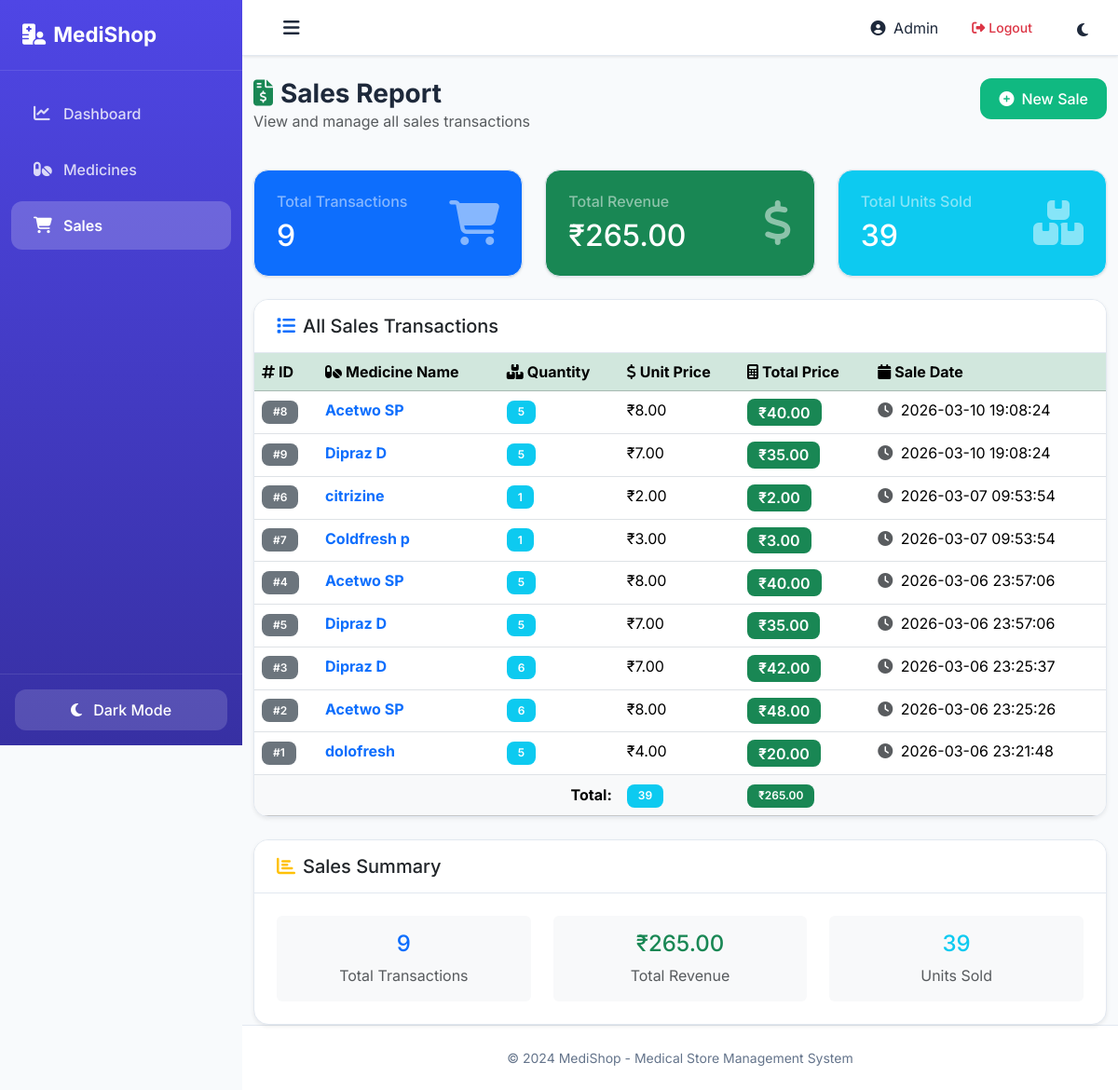
The app's page /sales_list (signed in) with its own data.
### tables this page shows
CREATE TABLE sales (
            id INTEGER PRIMARY KEY AUTOINCREMENT,
            medicine_id INTEGER NOT NULL,
            medicine_name TEXT NOT NULL,
            quantity_sold INTEGER NOT NULL,
            total_price REAL NOT NULL,
            sale_date TEXT NOT NULL, transaction_id TEXT NOT NULL DEFAULT "",
            FOREIGN KEY (medicine_id) REFERENCES medicines (id)
        );

### app.py (the view)
@app.route('/sales_list')
@login_required
def sales_list():
    conn = get_db_connection()
    cursor = conn.cursor()
    cursor.execute('SELECT * FROM sales ORDER BY sale_date DESC')
    sales = cursor.fetchall()
    conn.close()
    return render_template('sales_list.html', sales=sales, datetime=datetime)

### app.py (called while the page is built)
def get_db_connection():
    conn = sqlite3.connect(DATABASE)
    conn.row_factory = sqlite3.Row
    return conn

def login_required(f):
    @wraps(f)
    def decorated_function(*args, **kwargs):
        if 'logged_in' not in session:
            flash('Please login to access this page.', 'error')
            return redirect(url_for('login'))
        return f(*args, **kwargs)
    return decorated_function

@app.context_processor
def inject_user():
    return dict(logged_in=session.get('logged_in', False))

### templates/sales_list.html (shortened to what this page needs)
{% extends "base.html" %}
{% block content %}
<div class="container-fluid">
    <div class="row mt-4 mb-4">
        <div class="col-md-6">
            <h2 class="page-title">
                <i class="fas fa-file-invoice-dollar me-2 text-success"></i>Sales Report
            </h2>
            <p class="text-muted">View and manage all sales transactions</p>
        </div>
        <div class="col-md-6 text-md-end">
            <a href="{{ url_for('add_sale') }}" class="btn btn-success">
                <i class="fas fa-plus-circle me-2"></i>New Sale
            </a>
        </div>
    </div>
    <div class="row g-4 mb-4">
        <div class="col-md-4">
            <div class="card bg-primary text-white">
                <div class="card-body">
                    <div class="d-flex justify-content-between align-items-center">
                        <div>
                            <h6 class="text-white-50 mb-2">Total Transactions</h6>
                            <h2 class="mb-0">{{ sales|length }}</h2>
                        </div>
                        <i class="fas fa-shopping-cart fa-3x text-white-50"></i>
                    </div>
                </div>
            </div>
        </div>
        <div class="col-md-4">
            <div class="card bg-success text-white">
                <div class="card-body">
                    <div class="d-flex justify-content-between align-items-center">
                        <div>
                            <h6 class="text-white-50 mb-2">Total Revenue</h6>
<h2 class="mb-0">₹{{ "%.2f"|format(sales|sum(attribute='total_price')|float) }}</h2>
                        </div>
                        <i class="fas fa-dollar-sign fa-3x text-white-50"></i>
                    </div>
                </div>
            </div>
        </div>
        <div class="col-md-4">
            <div class="card bg-info text-white">
                <div class="card-body">
                    <div class="d-flex justify-content-between align-items-center">
                        <div>
                            <h6 class="text-white-50 mb-2">Total Units Sold</h6>
                            <h2 class="mb-0">{{ sales|sum(attribute='quantity_sold') }}</h2>
                        </div>
                        <i class="fas fa-boxes fa-3x text-white-50"></i>
                    </div>
                </div>
            </div>
        </div>
    </div>
    <div class="card shadow-sm">
        <div class="card-header bg-white">
            <h5 class="mb-0">
                <i class="fas fa-list me-2 text-primary"></i>All Sales Transactions
            </h5>
        </div>
        <div class="card-body p-0">
            {% if sales %}
                <div class="table-responsive">
                    <table class="table table-hover mb-0">
                        <thead class="table-success">
                            <tr>
                                <th><i class="fas fa-hashtag me-1"></i>ID</th>
                                <th><i class="fas fa-pills me-1"></i>Medicine Name</th>
                                <th><i class="fas fa-boxes me-1"></i>Quantity</th>
                                <th><i class="fas fa-dollar-sign me-1"></i>Unit Price</th>
                                <th><i class="fas fa-calculator me-1"></i>Total Price</th>
                                <th><i class="fas fa-calendar me-1"></i>Sale Date</th>
                            </tr>
                        </thead>
                        <tbody>
                            {% for sale in sales %}
                            <tr>
                                <td>
                                    <span class="badge bg-secondary">#{{ sale.id }}</span>
                                </td>
                                <td>
                                    <strong class="text-primary">{{ sale.medicine_name }}</strong>
                                </td>
<td>
                                    <span class="badge bg-info">{{ sale.quantity_sold }}</span>
                                </td>
                                <td>
                                    ₹{{ "%.2f"|format(sale.total_price / sale.quantity_sold) }}
                                </td>
                                <td>
                                    <span class="badge bg-success fs-6">
                                        ₹{{ "%.2f"|format(sale.total_price) }}
                                    </span>
                                </td>
                                <td>
                                    <i class="fas fa-clock text-muted me-1"></i>
                                    {{ sale.sale_date }}
                                </td>
                            </tr>
                            {% endfor %}
                        </tbody>
                        <tfoot class="table-light">
                            <tr>
                                <th colspan="3" class="text-end">Total:</th>
                                <th><span class="badge bg-info">{{ sales|sum(attribute='quantity_sold') }}</span></th>
<th><span class="badge bg-success">₹{{ "%.2f"|format(sales|sum(attribute='total_price')|float) }}</span></th>
                                <th></th>
                            </tr>
                        </tfoot>
                    </table>
                </div>
            {% endif %}
        </div>
    </div>
    {% if sales %}
    <div class="row mt-4">
        <div class="col-12">
            <div class="card shadow-sm">
                <div class="card-header bg-white">
                    <h5 class="mb-0">
                        <i class="fas fa-chart-bar me-2 text-warning"></i>Sales Summary
                    </h5>
                </div>
                <div class="card-body">
                    <div class="row text-center">
                        <div class="col-md-4">
                            <div class="p-3 bg-light rounded">
                                <h4 class="text-primary">{{ sales|length }}</h4>
                                <p class="text-muted mb-0">Total Transactions</p>
                            </div>
                        </div>
                        <div class="col-md-4">
                            <div class="p-3 bg-light rounded">
<h4 class="text-success">₹{{ "%.2f"|format(sales|sum(attribute='total_price')|float) }}</h4>
                                <p class="text-muted mb-0">Total Revenue</p>
                            </div>
                        </div>
                        <div class="col-md-4">
                            <div class="p-3 bg-light rounded">
                                <h4 class="text-info">{{ sales|sum(attribute='quantity_sold') }}</h4>
                                <p class="text-muted mb-0">Units Sold</p>
                            </div>
                        </div>
                    </div>
                </div>
            </div>
        </div>
    </div>
    {% endif %}
</div>
{% endblock %}

### static/style.css (style rules this page uses)
:root { --primary-color: #4f46e5; --secondary-color: #64748b; --success-color: #10b981; --warning-color: #f59e0b; --danger-color: #ef4444; --info-color: #06b6d4; --sidebar-width: 260px; --sidebar-collapsed-width: 80px; --topbar-height: 60px; --bg-light: #f8fafc; --bg-white: #ffffff; --text-dark: #1e293b; --text-muted: #64748b; --border-color: #e2e8f0; --card-shadow: 0 1px 3px rgba(0,0,0,0.1); --transition: all 0.3s ease; }
* { margin: 0; padding: 0; box-sizing: border-box; }
body { font-family: 'Inter', -apple-system, BlinkMacSystemFont, 'Segoe UI', sans-serif; background-color: var(--bg-light); color: var(--text-dark); overflow-x: hidden; }
.page-title { font-size: 1.75rem; font-weight: 700; color: var(--text-dark); margin: 0; }
.card { background: var(--bg-white); border: 1px solid var(--border-color); border-radius: 1rem; box-shadow: var(--card-shadow); overflow: hidden; }
.card-header { background: var(--bg-white); border-bottom: 1px solid var(--border-color); padding: 1rem 1.5rem; font-weight: 600; }
.card-body { padding: 1.5rem; }
.badge { font-weight: 600; padding: 0.4rem 0.75rem; border-radius: 0.5rem; font-size: 0.75rem; }
.btn { border-radius: 0.75rem; font-weight: 500; padding: 0.625rem 1.25rem; transition: var(--transition); border: none; }
.btn-success { background: var(--success-color); }

### records on screen
sales: id "8", medicine_name "Acetwo SP", quantity_sold "5", sale.total_price/sale.quantity_sold "8.00", total_price "40.00", sale_date "2026-03-10 19:08:24"
sales: id "9", medicine_name "Dipraz D", quantity_sold "5", sale.total_price/sale.quantity_sold "7.00", total_price "35.00", sale_date "2026-03-10 19:08:24"
sales: id "6", medicine_name "citrizine", quantity_sold "1", sale.total_price/sale.quantity_sold "2.00", total_price "2.00", sale_date "2026-03-07 09:53:54"
sales: id "7", medicine_name "Coldfresh p", quantity_sold "1", sale.total_price/sale.quantity_sold "3.00", total_price "3.00", sale_date "2026-03-07 09:53:54"
sales: id "4", medicine_name "Acetwo SP", quantity_sold "5", sale.total_price/sale.quantity_sold "8.00", total_price "40.00", sale_date "2026-03-06 23:57:06"
sales: id "5", medicine_name "Dipraz D", quantity_sold "5", sale.total_price/sale.quantity_sold "7.00", total_price "35.00", sale_date "2026-03-06 23:57:06"
sales: id "3", medicine_name "Dipraz D", quantity_sold "6", sale.total_price/sale.quantity_sold "7.00", total_price "42.00", sale_date "2026-03-06 23:25:37"
sales: id "2", medicine_name "Acetwo SP", quantity_sold "6", sale.total_price/sale.quantity_sold "8.00", total_price "48.00", sale_date "2026-03-06 23:25:26"
sales: id "1", medicine_name "dolofresh", quantity_sold "5", sale.total_price/sale.quantity_sold "4.00", total_price "20.00", sale_date "2026-03-06 23:21:48"

### other values on screen
{{ sales|length }} "9"
{{ "%.2f"|format(sales|sum(attribute='total_price')|float) }} "265.00"
{{ sales|sum(attribute='quantity_sold') }} "39"
